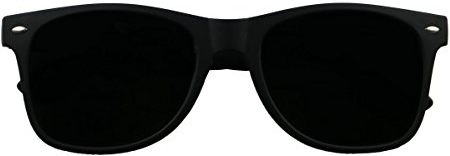
//> input picture final_coursework/skin_smooth_and_glasses/glass_image.jpg, 450 x 156 px
$ ./skin_smooth_and_wear_glass   (built with g++ and OpenCV 4)
//> lines starting //> are read from the running program, lines starting //| are printed output that depends on the picture; after the words box and inside, x2 and y2 are one past the last pixel; in counts of white or black regions, pixels touching at a corner belong together
/*********************************************************************************
*FileName:  // skin_makeup
*Author:  //richard_chen
*Version:  //1.0
*Date:  //2020-06-13
*Description: // 1. open the camera
              // 2. detect the face
              // 3. display the image
**********************************************************************************/

#include <opencv2/objdetect.hpp>
#include <opencv2/highgui.hpp>
#include <opencv2/imgproc.hpp>
#include <opencv2/opencv.hpp>
#include <iostream>

using namespace std;
using namespace cv;

CascadeClassifier faceDetector;
String face_cascade = "../haarcascade_frontalface_alt.xml";

void wearMask(Mat &face, Mat &glasses, Mat &mask)
{
    Rect rect;
    rect.x = 0;
    rect.y = face.rows * 0.3;
    rect.width = face.cols;
    rect.height = face.rows * 0.3;
    Mat temp1, temp2;
    resize(glasses, temp1, Size(rect.width, rect.height));
    resize(mask, temp2, Size(rect.width, rect.height));
    Mat temp3 = face(rect);
    temp1.copyTo(temp3, temp2);
}

void smoothFace(Mat &face)
{
    Mat temp = face.clone();
    bilateralFilter(temp, face, 5, 100, 10);
    temp.release();
}

/*Main function */
int main(int argc, char **argv)
{
    //read the sunglass
    Mat glass = imread("../glass_image.jpg");
//> glass is the input picture: 156 rows x 450 cols, CV_8UC3; mean B, G, R 73, 73.9, 72.5
    Mat mask, gray1, binary;
    GaussianBlur(glass, mask, Size(3,3),0,0);
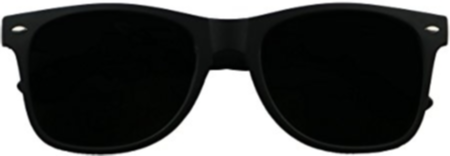
//> mask: 156 rows x 450 cols, CV_8UC3; mean B, G, R 73, 73.9, 72.5
    cvtColor(mask, gray1, COLOR_BGR2GRAY);
    threshold(gray1, binary, 0, 255, THRESH_BINARY | THRESH_OTSU);
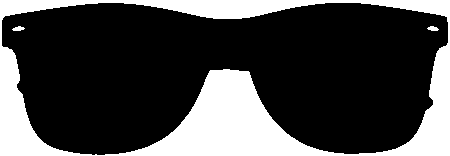
//> binary: 156 rows x 450 cols, CV_8UC1; 26.7% white; 3 white regions
    vector<vector<Point>> contours;
    vector<Vec4i> hierarchy;
    findContours(binary, contours, hierarchy, RETR_TREE, CHAIN_APPROX_SIMPLE, Point());
//> contours = 4 contours; box (x1, y1, x2, y2) and area: (0, 0, 450, 156) 69595, (1, 2, 449, 156) 52074, (12, 26, 25, 31) 31, (427, 26, 439, 31) 30
    for (size_t t = 0; t < contours.size(); t++) {
		drawContours(mask, contours, t, Scalar(0, 0, 255), 2, 8);
	}
//> this loop made 4 passes
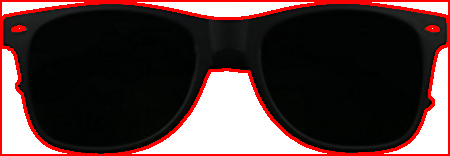
//> mask: 156 rows x 450 cols, CV_8UC3; 8.79% of pixels changed, all inside (x1, y1, x2, y2) = (0, 0, 450, 156)
    imshow("mask", mask);
    //read the video from the device
    VideoCapture cap(0);
    Mat frame, gray;
    vector<Rect> faces;

    //load the face and eye detector
    faceDetector.load(face_cascade);

    while (1)
    {
        cap >> frame;
        //smooth the face
        smoothFace(frame);
        cvtColor(frame, gray, COLOR_BGR2GRAY);
        equalizeHist(gray, gray);
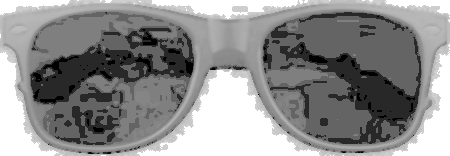
//> gray: 156 rows x 450 cols, CV_8UC1; min 0, max 255, mean 141.4

        //detect the face from the video
        faceDetector.detectMultiScale(gray, faces, 1.2, 1, 0, Size(30, 30), Size(400, 400));
//> faces = empty
        for (size_t i = 0; i < faces.size(); i++)
        {
            wearMask(frame, glass, mask);
            rectangle(frame, faces[i], Scalar(0, 0, 255), 2, 8, 0);
        }
//> this loop made 0 passes

        char c = waitKey(10);
//> the Esc key is pressed
        if (c == 27)
            break;

        imshow("OpenCV-face makeup", frame);
    }
    waitKey(0);
    return 0;
}
